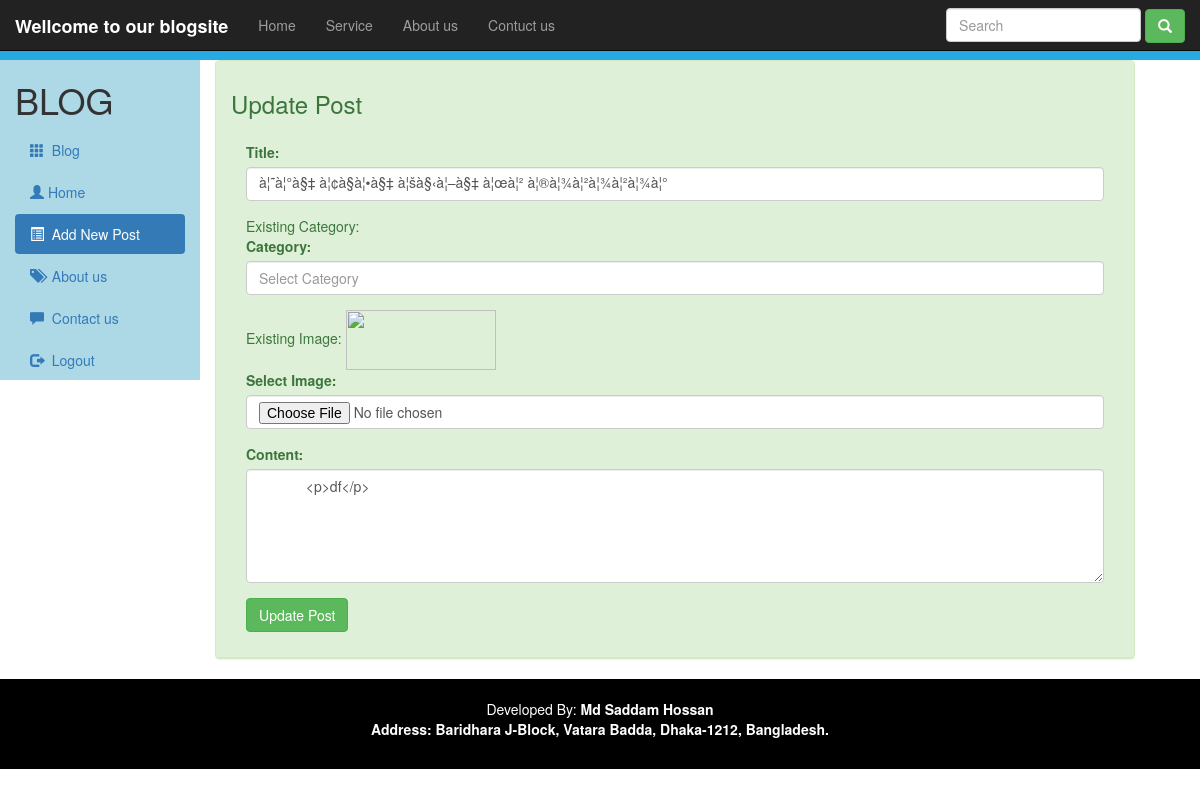
The page /EditPost.php?Edit=44 (signed in) on the database its author committed.
### tables this page shows
CREATE TABLE `post` (
  `id` int(20) NOT NULL,
  `title` text NOT NULL,
  `content` text NOT NULL,
  `user_id` int(20) NOT NULL,
  `category` varchar(200) NOT NULL,
  `image` varchar(200) NOT NULL,
  `author` varchar(50) NOT NULL,
  `datetime` varchar(100) NOT NULL
);

### EditPost.php (the view, shortened to what this page needs)
<!DOCTYPE html>
<html>
<head>
 <link rel="stylesheet" href="https://maxcdn.bootstrapcdn.com/bootstrap/3.3.7/css/bootstrap.min.css">
 <link rel="stylesheet" href="style.css"/>
</head>
<body>
  <?php require "header.php";?>
  <div class="raw">
<div class="col-sm-2" style="background-color:lightblue">
<h1 >BLOG</h1>
<ul class="nav nav-pills nav-stacked">
<li><a href="dashboard.php">
<span class="glyphicon glyphicon-th"></span>&nbsp;&nbsp;Blog</a></li>
<li><a href="home.php">
<span class="glyphicon glyphicon-user"></span>&nbsp;Home</a></li>
<li class="active"><a href="new_post.php">
<span class="glyphicon glyphicon-list-alt"></span>&nbsp;&nbsp;Add New Post</a></li>
<li><a href="about.php">
<span class="glyphicon glyphicon-tags"></span>&nbsp;&nbsp;About us</a></li>
<li><a href="contact.php">
<span class="glyphicon glyphicon-comment"></span>&nbsp;&nbsp;Contact us</a></li>
<li><a href="logout.php">
<span class="glyphicon glyphicon-log-out"></span>&nbsp;&nbsp;Logout</a></li>
</ul>
</div>
</div>
  <section class="container">
   <div class="col-md-10 col-md-offset-0">
     <div class="panel panel-success">
     	<div class="panel-heading">
     		<h3>Update Post</h3>
     		<div class="panel-body">
          <?php
          $SearchQueryParameter=$_GET['Edit'];
          $sql="SELECT * FROM post WHERE id='$SearchQueryParameter'";
          $ResultSql=mysqli_query($conn, $sql);
          while($row=mysqli_fetch_array($ResultSql)) {
              $TitleToBeUpdated=$row['title'];
              $ImageToBeUpdated=$row['image'];
              $ContentToBeUpdated=$row['content'];
          }
          ?>
          <form action="EditPost.php?Edit=<?php echo $SearchQueryParameter; ?>" method="POST" enctype="multipart/form-data">
           <div class="form-group">
             <label for="title">Title:</label>
             <input value="<?php echo $TitleToBeUpdated; ?>" type="name" name="title" class="form-control" id="title" placeholder="Title..." required>
           </div>
           <div class="form-group">
           <span class="form-group">Existing Category: </span>
           <br>
             <label for="categoryselect">Category:</label>
             <input name="category" class="form-control" id="categoryselect" placeholder="Select Category" require>
           </div>
           <div class="form-group">
           <span class="form-group">Existing Image: </span>
           <img src="Upload/<?php echo $ImageToBeUpdated; ?>" width=150px; height=60px;>
           <br>
             <label for="imageselect">Select Image:</label>
             <input type="file" name="image" class="form-control" id="image">
           </div>
           <div class="form-group">
            <label for="content">Content:</label>
            <textarea name="content" class="form-control" rows="5" id="content" id="editor">
            <?php echo $ContentToBeUpdated; ?> </textarea>
          </div>
          <button type="submit" class="btn btn-success" name='submit'>Update Post</button>
        </form>
      </div>
    </div>
  </div>
</div>
</section>
<?php require "footer.php";?>
</body>
</html>

### rows shown on the page
post: title "à¦˜à¦°à§‡ à¦¢à§à¦•à§‡ à¦šà§‹à¦–à§‡ à¦œà¦² à¦®à¦¾à¦²à¦¾à¦²à¦¾à¦°", content "<p>df</p>"
